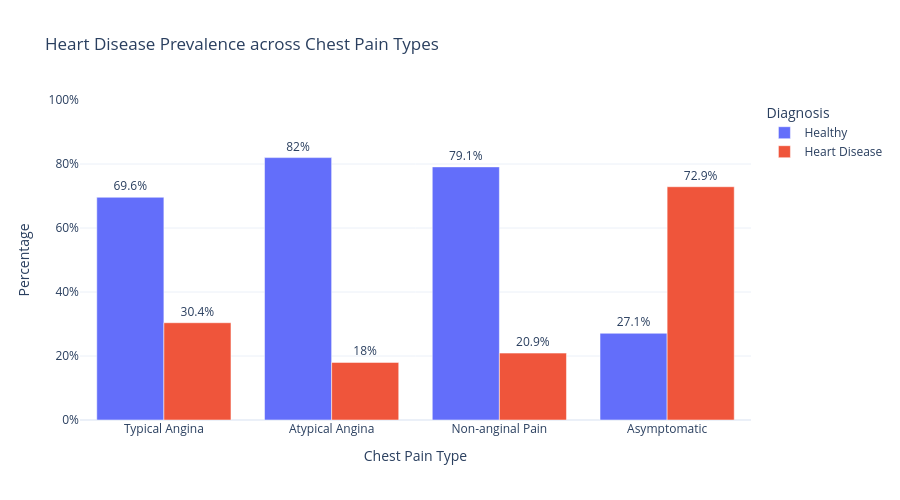

Notebook code for this chart:
### Code cell
# 3) CATEGORICAL FEATURE VS TARGET

# Map cp integers to readable labels
cp_labels = {
    1.0: 'Typical Angina',
    2.0: 'Atypical Angina',
    3.0: 'Non-anginal Pain',
    4.0: 'Asymptomatic'
}

# Create temporary dataframe for grouping
df_cp = df[['cp', 'target']].copy()
df_cp['Chest Pain Type'] = df_cp['cp'].map(cp_labels)
df_cp['Diagnosis'] = df_cp['target'].map({0: 'Healthy', 1: 'Heart Disease'})

# Group and calculate percentages
cp_dist = df_cp.groupby(['Chest Pain Type', 'Diagnosis']).size().reset_index(name='count')
total_counts = df_cp.groupby('Chest Pain Type').size().reset_index(name='total')
cp_dist = cp_dist.merge(total_counts, on='Chest Pain Type')
cp_dist['Percentage'] = (cp_dist['count'] / cp_dist['total'] * 100).round(1)

# Interactive Grouped Bar Chart
fig_cp = px.bar(cp_dist, x='Chest Pain Type', y='Percentage', color='Diagnosis', 
                barmode='group', 
                text='Percentage',
                color_discrete_map={'Healthy': '#636EFA', 'Heart Disease': '#EF553B'},
                title="Heart Disease Prevalence across Chest Pain Types",
                category_orders={"Chest Pain Type": ['Typical Angina', 'Atypical Angina', 'Non-anginal Pain', 'Asymptomatic']})

fig_cp.update_traces(texttemplate='%{text}%', textposition='outside')
fig_cp.update_layout(yaxis_ticksuffix="%", 
                     yaxis_range=[0, 100], 
                     template='plotly_white',
                     height=500)
fig_cp.show()

### Figure 1 — Plotly figure (JSON) as saved in the notebook; plotly's stock layout.template omitted (floating-point values rounded to 4 significant figures)
{"data": [{"alignmentgroup": "True", "hovertemplate": "Diagnosis=Healthy<br>Chest Pain Type=%{x}<br>Percentage=%{text}<extra></extra>", "legendgroup": "Healthy", "marker": {"color": "#636EFA", "pattern": {"shape": ""}}, "name": "Healthy", "offsetgroup": "Healthy", "orientation": "v", "showlegend": true, "text": [27.1, 82.0, 79.1, 69.6], "textposition": "outside", "texttemplate": "%{text}%", "type": "bar", "x": ["Asymptomatic", "Atypical Angina", "Non-anginal Pain", "Typical Angina"], "xaxis": "x", "y": [27.1, 82.0, 79.1, 69.6], "yaxis": "y"}, {"alignmentgroup": "True", "hovertemplate": "Diagnosis=Heart Disease<br>Chest Pain Type=%{x}<br>Percentage=%{text}<extra></extra>", "legendgroup": "Heart Disease", "marker": {"color": "#EF553B", "pattern": {"shape": ""}}, "name": "Heart Disease", "offsetgroup": "Heart Disease", "orientation": "v", "showlegend": true, "text": [72.9, 18.0, 20.9, 30.4], "textposition": "outside", "texttemplate": "%{text}%", "type": "bar", "x": ["Asymptomatic", "Atypical Angina", "Non-anginal Pain", "Typical Angina"], "xaxis": "x", "y": [72.9, 18.0, 20.9, 30.4], "yaxis": "y"}], "layout": {"barmode": "group", "height": 500, "legend": {"title": {"text": "Diagnosis"}, "tracegroupgap": 0}, "title": {"text": "Heart Disease Prevalence across Chest Pain Types"}, "xaxis": {"anchor": "y", "categoryarray": ["Typical Angina", "Atypical Angina", "Non-anginal Pain", "Asymptomatic"], "categoryorder": "array", "domain": [0, 1], "title": {"text": "Chest Pain Type"}}, "yaxis": {"anchor": "x", "domain": [0, 1], "range": [0, 100], "ticksuffix": "%", "title": {"text": "Percentage"}}}}
